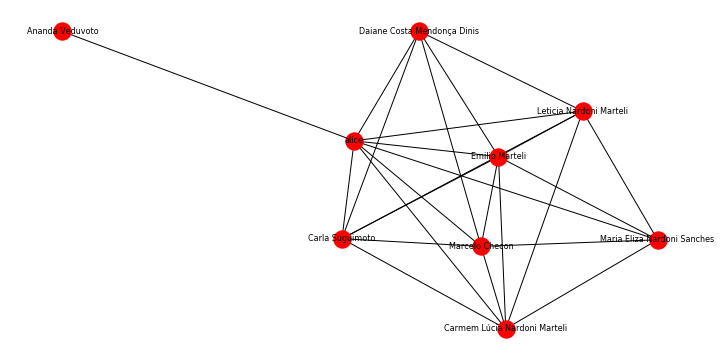

Python code for this plot:
# -*- coding: utf-8 -*-
"""
Created on Wed Nov  8 17:41:05 2017

@author: alice.marteli
"""
import json
import networkx as nx 
import matplotlib.pyplot as plt
import random




with open('entrada_amigos_proximos.json', encoding='UTF-8') as data_file:
    data = json.load(data_file)  #<class 'dict'>  len = 4 
 

# PARA SALVAR ARQUIVO DE SAIDA COM OS ÍNDICES CALCULADOS


my_randoms = [0, 1, 2, 3, 5, 6, 13, 17]

nome_my_randoms = []
for indice in my_randoms:
    nome_my_randoms.append(data['nodes'][indice]['name'] )




print('** Amigos próximos **')
dic_rel_random = {}
for alvo in my_randoms:
    print(alvo, ' - ', data['nodes'][alvo]['name']) 
    
    for indice in range(len(data['links'])): #range(0, 7333)
        target = data['links'][indice]['target'] # destino/relaciomamentos ? <class 'int'>
        source = data['links'][indice]['source'] # origem ? <class 'int'>
        t_nome = data['nodes'][target]['name']
        s_nome =data['nodes'][source]['name']

        if alvo == target:
            #print('target', target)
            #print('source', source)
            if target not in dic_rel_random: # target é os num sorteados
                
                dic_rel_random[target] = [source]   #
                
                
            else:
                if source not in dic_rel_random[target]:
                    dic_rel_random[target].append(source)
                    
#print(dic_rel_random)        
dicionario_p2 = {}

for chave in dic_rel_random:  # é os nós (pessoas) da chave dic_rel_random que são os elementos my_randoms
    dicionario_p2[chave] = [] # para cada nova chave seu conteudo é criado com uma lista vazia
    #print(dicionario_p2)

    for valor in dic_rel_random[chave]: # vai verificar quais relacionamentos coincidem com as pessoas da lista my_randoms
                                        #{0: [634, 629, 8, 6, 3, 1] para cada elemento da lista da chave 0: (valor sao os elementos da lista das chaves)
                                        # chave 0: valores da lista --->  6 esta dentro da lista my_randoms ? 
                                        # dic_rel_random[chave] = conteudo da chave (a lista..)
        if valor in my_randoms: # se esta dentro da lista, então para essa chave (zero), insere no dicionario_p2[chave zero] valor 6
            dicionario_p2[chave].append(valor) # dicionario_p2[0].append(6) dicionario_p2[0].append(1) {0: [6, 1]}
                                               # dicionario_p2[1].append(0) dicionario_p2[0].append(2) dicionario_p2[0].append(6) {mae: [ma, le, pai]} -> {1: [0, 1, 6]}
#print(set(dicionario_p2))
#print(dicionario_p2)

        #print( dic_rel_random[target])
               
    
    
#print('dicionario criado com base nos numeros sorteados')
#print(dic_rel_random)  #<class 'dict'>

#troca indice por nomes
#print(dicionario_p2)

dicionario_p3 = {}
for chave in dicionario_p2:
    temp_list = []
    for indice in range(len( dicionario_p2[chave])):
        nome =  data['nodes'][dicionario_p2[chave][indice]]['name']
        temp_list.append(nome)

    nome_chave =  data['nodes'][chave]['name']
    dicionario_p3[nome_chave] = temp_list
    


    
#troca valores na lista

    
    

dicionario_p3['alice'] = nome_my_randoms
#print(type(dic_rel_random))
g2 = nx.Graph(dicionario_p3)  

plt.figure( 3  ,figsize=(10,5))
nx.draw(g2, font_size=8, with_labels = True)
plt.savefig('amigos_proximos_fb.png')
#plt.show()




# PARA SALVAR ARQUIVO DE SAIDA COM OS ÍNDICES CALCULADOS
file = open('arquivo_saida_amigos_proximos_facebook.txt', 'w') 
file.write('Numero de Vertices: '+str(len(nx.degree(g2))) +'\n') 
file.write('\nNumero de arestas: ' + str(len(nx.edges(g2)))+'\n')
file.write('\nLista de arestas:'+str(nx.edges(g2))+'\n')
file.write('\nGraus: '+str(nx.degree(g2))+'\n')
file.write('\nMinimo Caminho Medio:'+str(nx.average_shortest_path_length(g2)))
file.write('\nCoeficientede Aglomeração:  '+ str(nx.clustering(g2)))
file.write('\nMatriz de adjacencia:'+str(nx.adjacency_matrix(g2)))
file.write('\nDiametro:'+str(nx.diameter(g2)))

file.close()



